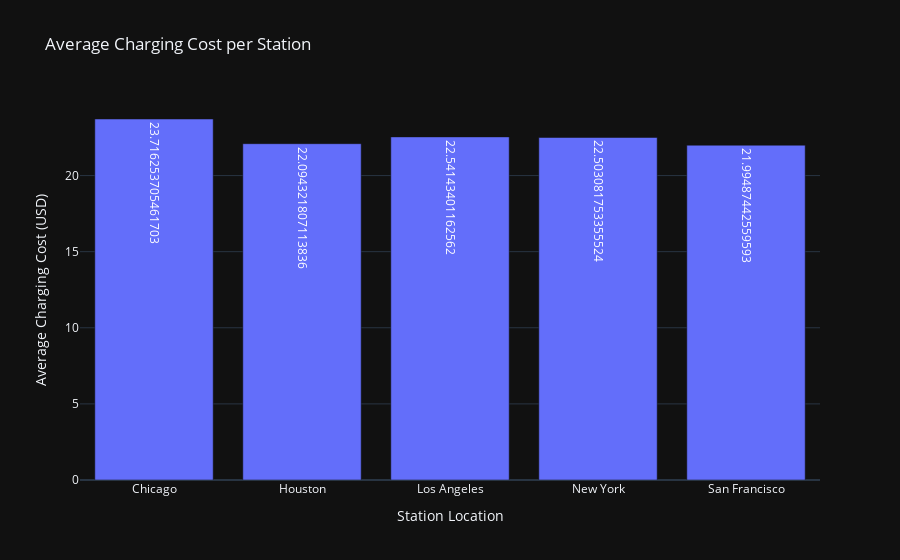

The cell this chart's notebook holds for it:
### Code cell
# Calculate the average charging cost per station
avg_cost_per_station = df.groupby('Charging Station Location')['Charging Cost (USD)'].mean().reset_index()

# Create a bar chart using Plotly
fig = px.bar(avg_cost_per_station,
             x='Charging Station Location',
             y='Charging Cost (USD)',
             title='Average Charging Cost per Station',
             labels={'Charging Cost (USD)': 'Average Charging Cost (USD)', 'Charging Station Location': 'Station Location'},
             text='Charging Cost (USD)', template='plotly_dark')

# Show the plot
fig.show()

### Figure 1 — Plotly figure (JSON) as saved in the notebook; plotly's stock layout.template omitted (floating-point values rounded to 4 significant figures)
{"data": [{"hovertemplate": "Station Location=%{x}<br>Average Charging Cost (USD)=%{text}<extra></extra>", "legendgroup": "", "marker": {"color": "#636efa", "pattern": {"shape": ""}}, "name": "", "orientation": "v", "showlegend": false, "text": [23.72, 22.09, 22.54, 22.5, 21.99], "textposition": "auto", "type": "bar", "x": ["Chicago", "Houston", "Los Angeles", "New York", "San Francisco"], "xaxis": "x", "y": [23.72, 22.09, 22.54, 22.5, 21.99], "yaxis": "y"}], "layout": {"barmode": "relative", "legend": {"tracegroupgap": 0}, "title": {"text": "Average Charging Cost per Station"}, "xaxis": {"anchor": "y", "domain": [0, 1], "title": {"text": "Station Location"}}, "yaxis": {"anchor": "x", "domain": [0, 1], "title": {"text": "Average Charging Cost (USD)"}}}}
